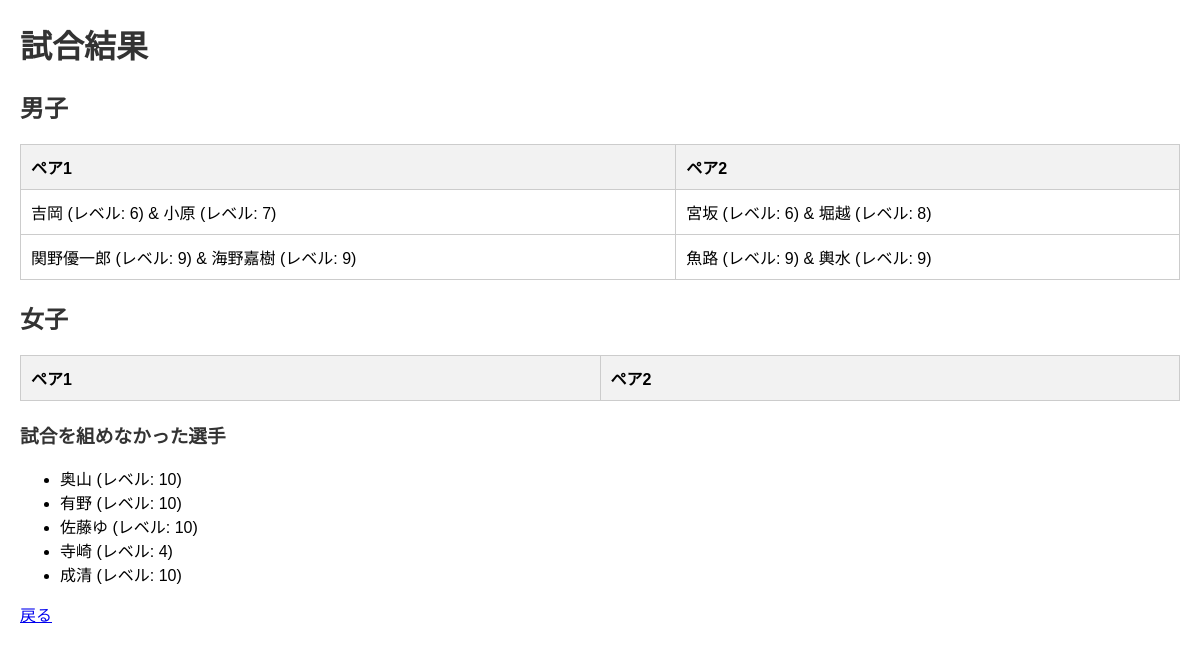
Screenshot of /matches with the database file from the repository.
### app.py (models this page shows, shortened)
class Player(db.Model):
    id = db.Column(db.Integer, primary_key=True)
    name = db.Column(db.String(100), nullable=False)
    level = db.Column(db.Integer, nullable=False)
    gender = db.Column(db.String(10), nullable=False)
    grade = db.Column(db.Integer, nullable=False)
    participating = db.Column(db.Boolean, default=False)

### app.py (the view)
@app.route('/matches')
def matches():
    players = Player.query.filter_by(participating=True).all()
    male_players = [p for p in players if p.gender == 'male']
    female_players = [p for p in players if p.gender == 'female']
    male_sets, male_unpaired = create_sets(male_players)
    female_sets, female_unpaired = create_sets(female_players)
    male_matches, male_remaining_unpaired = create_matches(male_sets, male_unpaired)
    female_matches, female_remaining_unpaired = create_matches(female_sets, female_unpaired)
    return render_template('matches.html', male_matches=male_matches, female_matches=female_matches, male_unpaired=male_remaining_unpaired, female_unpaired=female_remaining_unpaired)

### app.py (called while the page is built)
def create_matches(sets, unpaired):
    matches = []
    all_sets = sets
    used_players = set()
    for i in range(0, len(all_sets), 2):
        if i + 1 < len(all_sets):
            set1, set2 = all_sets[i], all_sets[i + 1]
            if set1[0] not in used_players and set1[1] not in used_players and set2[0] not in used_players and set2[1] not in used_players:
                matches.append((set1[0], set2[0], set1[1], set2[1]))
                used_players.update(set1)
                used_players.update(set2)
    remaining_unpaired = unpaired + [player for player_set in all_sets for player in player_set if player not in used_players]
    return matches, remaining_unpaired

### templates/matches.html (shortened to what this page needs)
<!DOCTYPE html>
<html lang="ja">
<head>
    <link rel="stylesheet" href="{{ url_for('static', filename='styles.css') }}">
</head>
<body>
    <h1>試合結果</h1>
    <h2>男子</h2>
    <table>
        <tr>
            <th>ペア1</th>
            <th>ペア2</th>
        </tr>
        {% for match in male_matches %}
        <tr>
            <td>{{ match[0].name }} (レベル: {{ match[0].level }}) & {{ match[1].name }} (レベル: {{ match[1].level }})</td>
            <td>{{ match[2].name }} (レベル: {{ match[2].level }}) & {{ match[3].name }} (レベル: {{ match[3].level }})</td>
        </tr>
        {% endfor %}
    </table>
    <h2>女子</h2>
    <table>
        <tr>
            <th>ペア1</th>
            <th>ペア2</th>
        </tr>
    </table>
    <h3>試合を組めなかった選手</h3>
    <ul>
        {% for player in male_unpaired %}
        <li>{{ player.name }} (レベル: {{ player.level }})</li>
        {% endfor %}
        {% for player in female_unpaired %}
        <li>{{ player.name }} (レベル: {{ player.level }})</li>
        {% endfor %}
    </ul>
    <a href="{{ url_for('index') }}">戻る</a>
</body>
</html>

### static/styles.css (style rules this page uses)
body { font-family: Arial, sans-serif; margin: 20px; }
h1, h2, h3 { color: #333; }
table { width: 100%; border-collapse: collapse; margin-bottom: 20px; }
th, td { border: 1px solid #ccc; padding: 10px; text-align: left; }
th { background-color: #f2f2f2; }

### rows the page displays
Player: name "吉岡", level "6", name "小原", level "7", name "宮坂", name "堀越", level "8"
Player: name "関野優一郎", level "9", name "海野嘉樹", name "魚路", name "輿水"
Player: name "奥山", level "10"
Player: name "有野", level "10"
Player: name "佐藤ゆ", level "10"
Player: name "寺崎", level "4"
Player: name "成清", level "10"
